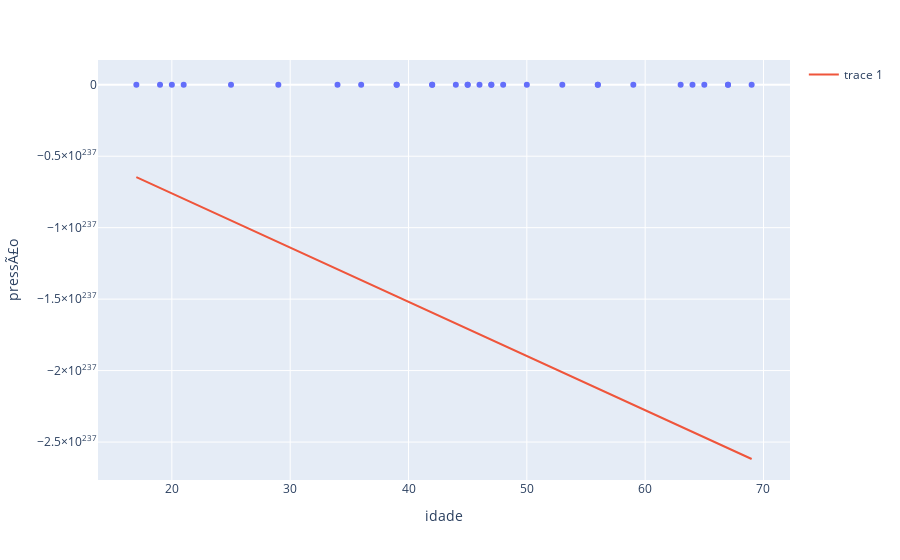

Notebook cell for this chart:
### Code cell
fig.add_trace(
    go.Scatter(x=df['idade'], y=df['predict'])
)

### Figure 1 — Plotly figure (JSON) as saved in the notebook; plotly's stock layout.template omitted (floating-point values rounded to 4 significant figures)
{"data": [{"hovertemplate": "idade=%{x}<br>pressÃ£o=%{y}<extra></extra>", "legendgroup": "", "marker": {"color": "#636efa", "symbol": "circle"}, "mode": "markers", "name": "", "orientation": "v", "showlegend": false, "x": [39.0, 47.0, 45.0, 47.0, 65.0, 46.0, 67.0, 42.0, 67.0, 56.0, 64.0, 56.0, 59.0, 34.0, 42.0, 48.0, 45.0, 17.0, 20.0, 19.0, 36.0, 50.0, 39.0, 21.0, 44.0, 53.0, 63.0, 29.0, 25.0, 69.0], "xaxis": "x", "y": [144.0, 220.0, 138.0, 145.0, 162.0, 142.0, 170.0, 124.0, 158.0, 154.0, 162.0, 150.0, 140.0, 110.0, 128.0, 130.0, 135.0, 114.0, 116.0, 124.0, 136.0, 142.0, 120.0, 120.0, 160.0, 158.0, 144.0, 130.0, 125.0, 175.0], "yaxis": "y", "type": "scatter"}, {"x": [39.0, 47.0, 45.0, 47.0, 65.0, 46.0, 67.0, 42.0, 67.0, 56.0, 64.0, 56.0, 59.0, 34.0, 42.0, 48.0, 45.0, 17.0, 20.0, 19.0, 36.0, 50.0, 39.0, 21.0, 44.0, 53.0, 63.0, 29.0, 25.0, 69.0], "y": [-1.48e+237, -1.784e+237, -1.708e+237, -1.784e+237, -2.467e+237, -1.746e+237, -2.543e+237, -1.594e+237, -2.543e+237, -2.125e+237, -2.429e+237, -2.125e+237, -2.239e+237, -1.291e+237, -1.594e+237, -1.822e+237, -1.708e+237, -6.457e+236, -7.595e+236, -7.216e+236, -1.367e+237, -1.898e+237, -1.48e+237, -7.975e+236, -1.67e+237, -2.012e+237, -2.391e+237, -1.101e+237, -9.492e+236, -2.619e+237], "type": "scatter"}], "layout": {"xaxis": {"anchor": "y", "domain": [0.0, 1.0], "title": {"text": "idade"}}, "yaxis": {"anchor": "x", "domain": [0.0, 1.0], "title": {"text": "pressÃ£o"}}, "legend": {"tracegroupgap": 0}, "margin": {"t": 60}}}
